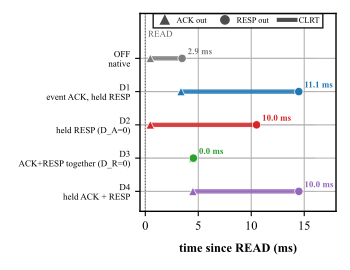

Python code for this plot:
#!/usr/bin/env python3
"""Per-mode timing-sequence figure (data-grounded), IEEE single column.

For each mode, a timeline from the READ (t=0) shows where the acknowledgment is released (open marker)
and where the response is released (filled marker), from the MEASURED median read-to-ACK and
read-to-RESP over both campaigns. The coloured span between them is the CLRT, the interval a passive
observer measures. It makes each mode's behaviour visible: OFF native and narrow; D2/D4 pin the
response so the CLRT is a fixed 10 ms; D3 releases both together (CLRT ~0); D1 pins the response but
releases the acknowledgment on an event, so its CLRT is wide.

  $RESEARCH_PYTHON fig_timing_sequence.py <out_basename> <medians.json>
"""
import json
import sys
from pathlib import Path

sys.path.insert(0, str(Path.home() / "Projects/Tooling/inkscape_python_figures"))
import utils_mpl
import matplotlib.pyplot as plt

MODES = ["OFF", "D1", "D2", "D3", "D4"]
COLORS = {"OFF": "#7f7f7f", "D1": "#1f77b4", "D2": "#d62728", "D3": "#2ca02c", "D4": "#9467bd"}
DESC = {"OFF": "native", "D1": "event ACK, held RESP", "D2": "held RESP (D_A=0)",
        "D3": "ACK+RESP together (D_R=0)", "D4": "held ACK + RESP"}


def main():
    out = sys.argv[1] if len(sys.argv) > 1 else "defense4/timing/figures/fig_timing_sequence"
    med = json.load(open(sys.argv[2] if len(sys.argv) > 2 else "/tmp/timing_medians.json"))

    utils_mpl.set_global()
    fig, ax = utils_mpl.get_fig(size=(3.5, 2.7))
    ymap = {m: len(MODES) - 1 - i for i, m in enumerate(MODES)}  # OFF on top
    for m in MODES:
        y = ymap[m]
        a = med[m]["r2a"]; r = med[m]["r2r"]; c = med[m]["clrt"]
        col = COLORS[m]
        ax.plot([0, 16], [y, y], "-", color="0.85", lw=0.7, zorder=1)          # baseline
        ax.plot([a, r], [y, y], "-", color=col, lw=3.2, alpha=0.85, zorder=2,   # the CLRT span
                solid_capstyle="butt")
        ax.plot([a], [y], marker="^", color=col, ms=6, zorder=3, markeredgecolor="white", markeredgewidth=0.5)  # ACK release
        ax.plot([r], [y], marker="o", color=col, ms=6, zorder=3, markeredgecolor="white", markeredgewidth=0.5)  # RESP release
        ax.annotate("%.1f ms" % c, (r, y), xytext=(4, 3), textcoords="offset points",
                    fontsize=6.5, color=col, weight="bold")
    ax.axvline(0, color="0.4", lw=0.8, ls=":")
    ax.annotate("READ", (0, len(MODES) - 0.35), xytext=(2, 0), textcoords="offset points", fontsize=6.5, color="0.4")
    ax.set_yticks([ymap[m] for m in MODES])
    ax.set_yticklabels(["%s\n%s" % (m, DESC[m]) for m in MODES], fontsize=6.5)
    ax.set_ylim(-0.6, len(MODES) + 0.35)
    ax.set_xlim(-0.5, 18.0)
    ax.set_xlabel("time since READ (ms)")
    # legend: markers, placed above the plot so it never covers a marker
    ax.plot([], [], "^", color="0.3", ms=6, label="ACK out")
    ax.plot([], [], "o", color="0.3", ms=6, label="RESP out")
    ax.plot([], [], "-", color="0.3", lw=3, label="CLRT")
    ax.legend(fontsize=6, loc="upper center", ncol=3, framealpha=0.9,
              bbox_to_anchor=(0.5, 1.02), columnspacing=1.2, handletextpad=0.4)
    utils_mpl.set_grid(fig, ax)
    fig.savefig(out + ".pdf", transparent=True)
    fig.savefig(out + ".png", dpi=300, transparent=False)
    print("wrote", out + ".pdf/.png")


if __name__ == "__main__":
    main()
